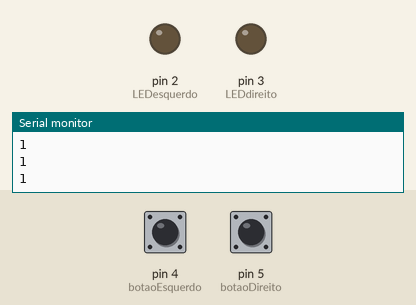
A sketch run on a simulated Arduino Uno, built with avr-gcc and run on an emulated ATmega328P. Shown: output pins drawn as LEDs (lit = HIGH), the last lines printed to the serial monitor. Dashed ring = blinking. The test bench sets the inputs (shaded band); at power-on: pin 4 (botaoEsquerdo) HIGH, pin 5 (botaoDireito) HIGH.

Above: at 1.2 s.
1.3 s: pin 4 (botaoEsquerdo) pulled LOW for 1 s
At 2.0 s:
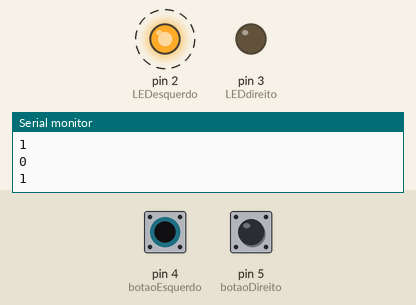
5.3 s: pin 5 (botaoDireito) pulled LOW for 1 s
At 6.2 s:
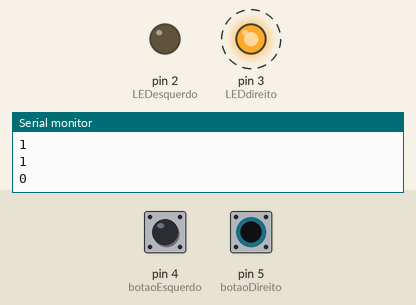
9.3 s: pin 4 (botaoEsquerdo) pulled LOW for 3.2 s
At 9.7 s:
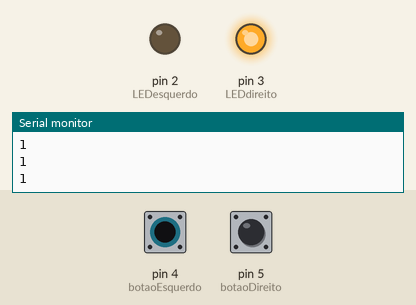
14.0 s: pin 5 (botaoDireito) pulled LOW for 0.15 s
At 14.6 s:
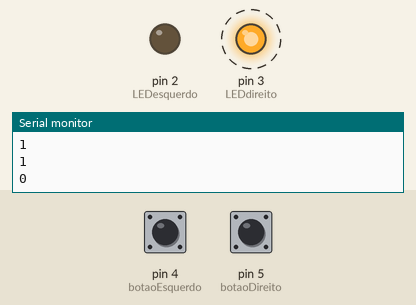
Timing chart, 0 to 18.1 s (numbered marks = the images above; inputs shaded):
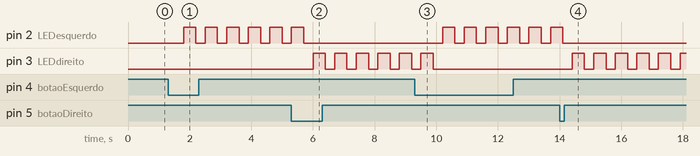

The sketch:

Seta.ino
```cpp
/* LED esquerdo -> digital 2
   LED direito -> digital 3
   botão led esquerdo -> 4
   botão led direito -> 5
*/

int LEDesquerdo = 2, LEDdireito = 3, botaoEsquerdo = 4, botaoDireito = 5;
int seta = 0; //se 1 liga a esquerda, se 2 liga a direita
void setup() {
  Serial.begin(9600);
  pinMode(LEDesquerdo, OUTPUT);
  pinMode(LEDdireito, OUTPUT);
  pinMode(botaoEsquerdo, INPUT_PULLUP);
  pinMode(botaoDireito, INPUT_PULLUP);
}

void loop() {
  Serial.println(digitalRead(botaoEsquerdo));
  Serial.println(digitalRead(botaoDireito));
  if (!digitalRead(botaoEsquerdo) && digitalRead(botaoDireito)) {
    seta = 1;
  }
  if (digitalRead(botaoEsquerdo) && !digitalRead(botaoDireito)) {
    seta = 2;
  }
  if (!digitalRead(botaoEsquerdo) && !digitalRead(botaoDireito)) {
    seta = 3;
  }
  delay(300);
  if (seta == 1) {
    digitalWrite(LEDesquerdo, HIGH);
    delay(400);
    digitalWrite(LEDesquerdo, LOW);
  }
  if (seta == 2) {
    digitalWrite(LEDdireito, HIGH);
    delay(400);
    digitalWrite(LEDdireito, LOW);
  }
  if (seta == 3) {
    digitalWrite(LEDdireito, LOW);
    digitalWrite(LEDesquerdo, LOW);
  }
}
```

Measured:
- after the input at 1.3 s, pin 2 (LEDesquerdo): alternates HIGH for 0.40 s and LOW for 0.30 s, starting after 0.50 s
- after the input at 5.3 s, pin 2 (LEDesquerdo): goes on until 5.7 s, then stays LOW; pin 3 (LEDdireito): alternates HIGH for 0.40 s and LOW for 0.30 s, starting after 0.70 s
- after the input at 9.3 s, pin 2 (LEDesquerdo): alternates HIGH for 0.40 s and LOW for 0.30 s, starting after 0.90 s; pin 3 (LEDdireito): goes on until 9.9 s, then stays LOW
- after the input at 14.0 s, pin 2 (LEDesquerdo): goes on until 14.1 s, then stays LOW; pin 3 (LEDdireito): alternates HIGH for 0.40 s and LOW for 0.30 s, starting after 0.41 s
